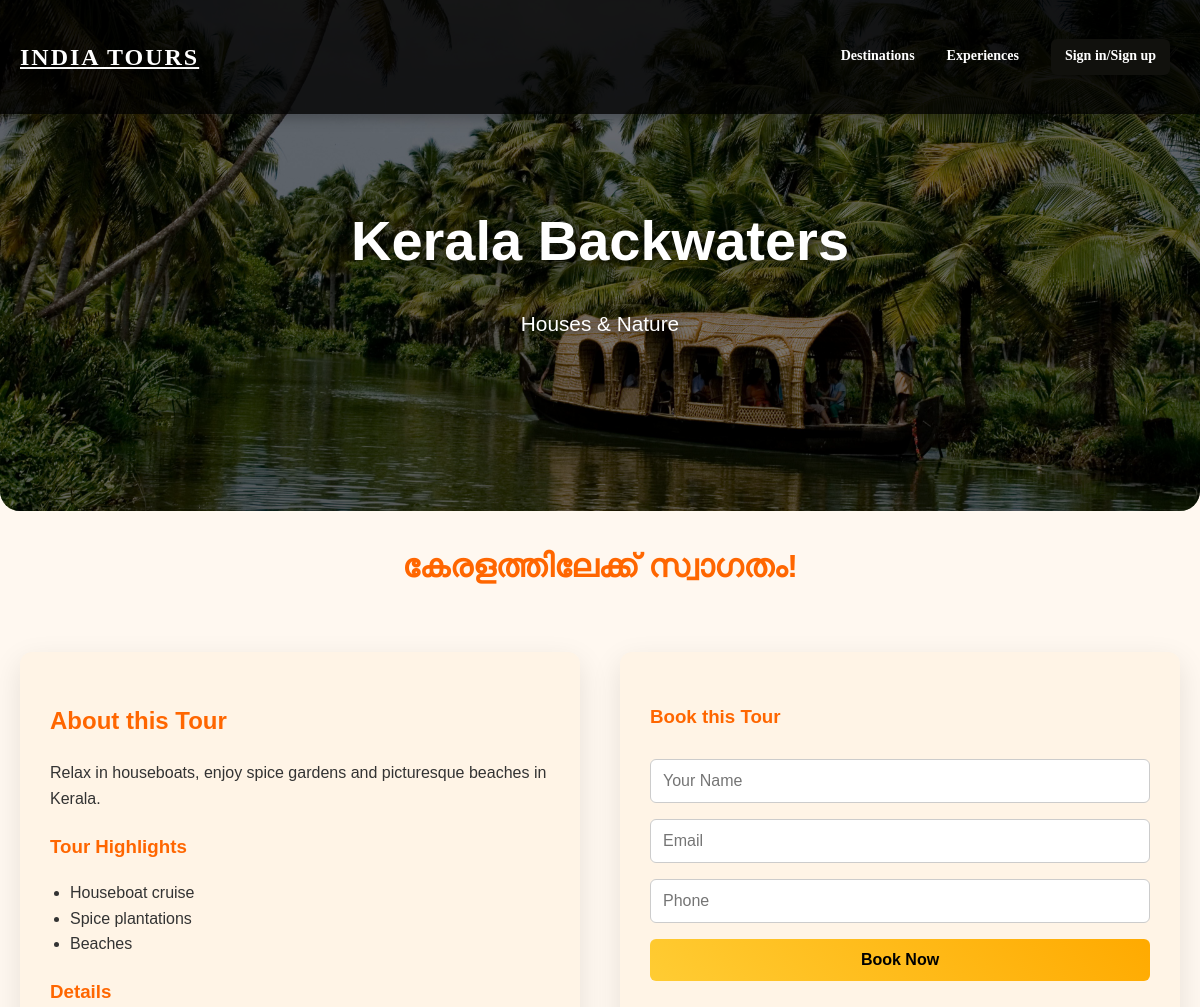
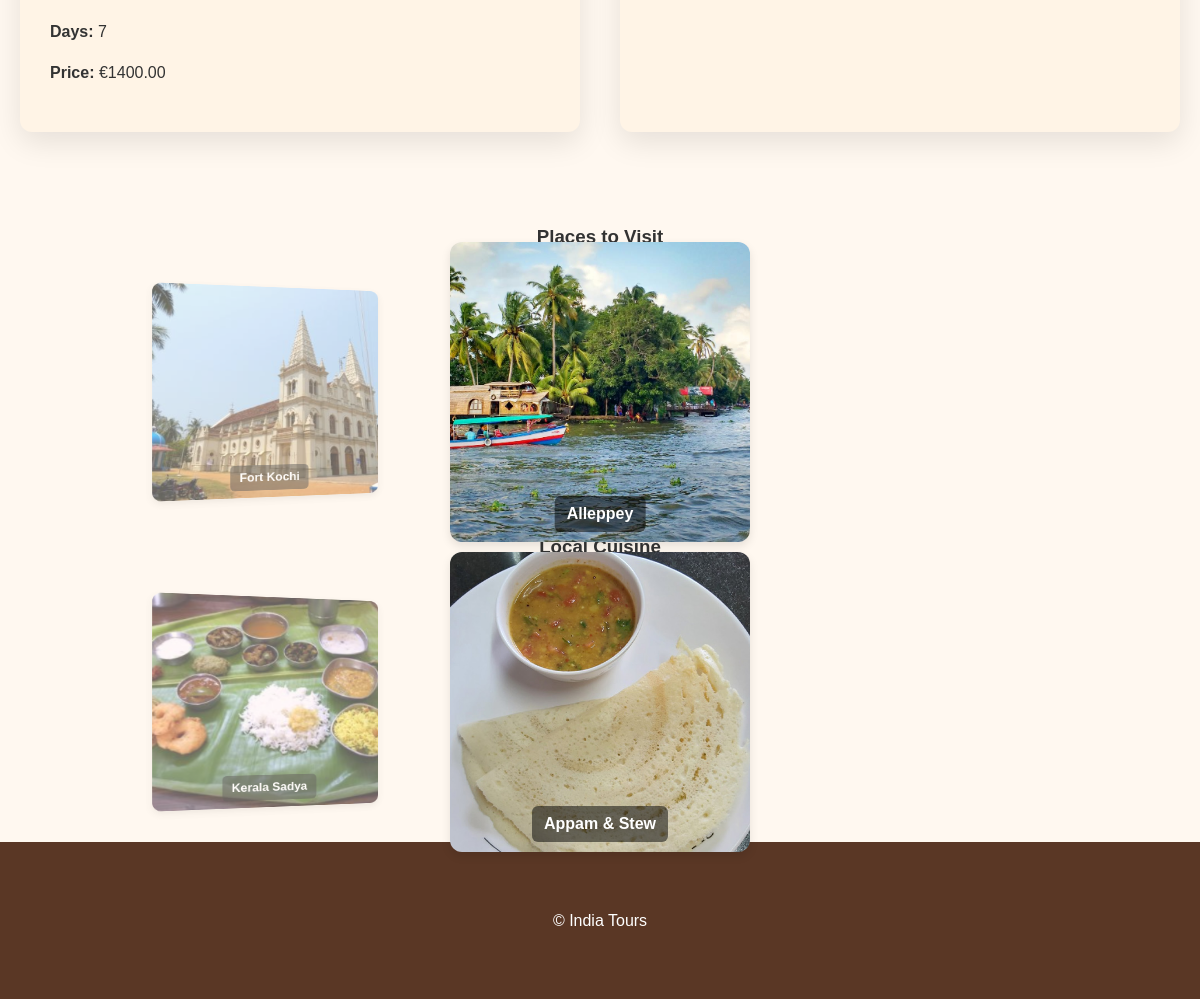
/place/3, run on the app's committed database (2 pictures, top to bottom).
### models.py (models this page shows)
class Tour(db.Model):
    id = db.Column(db.Integer, primary_key=True)
    title = db.Column(db.String(180), nullable=False)
    subtitle = db.Column(db.String(200), nullable=True)
    description = db.Column(db.Text, nullable=False)
    days = db.Column(db.Integer, default=3)
    img = db.Column(db.String(200), default="thumb-osaka.jpg", nullable=True)
    price = db.Column(db.Float, default=0.0)
    created_at = db.Column(db.DateTime, default=datetime.utcnow)
    highlights = db.Column(db.PickleType, default=[])
    places_to_visit = db.Column(db.PickleType, default=[])
    cuisine = db.Column(db.PickleType, default=[])
    history = db.Column(db.Text, nullable=True)
    gallery = db.Column(db.PickleType, default=[])
    welcome_msg = db.Column(db.String(300), default="Welcome!", nullable=True)
    hotels = db.relationship("Hotel", backref="tour", lazy=True)

### views/routes.py (the view)
@views_bp.route("/place/<int:tour_id>")
def place(tour_id):
    tour = Tour.query.get_or_404(tour_id)
    return render_template("place.html", tour=tour)

### templates/place.html (shortened to what this page needs)
{% extends "base.html" %}
{% block content %}
<section class="hero-section">
    <div class="hero-content">
        <h1>{{ tour.title }}</h1>
        <p>{{ tour.subtitle }}</p>
    </div>
</section>
<div id="welcome-msg">{{ tour.welcome_msg }}</div>
<div class="container tour-info">
    <div class="tour-info-left">
        <h2>About this Tour</h2>
        <p>{{ tour.description }}</p>
        {% if tour.highlights %}
        <h3>Tour Highlights</h3>
        <ul>
            {% for highlight in tour.highlights %}
            <li>{{ highlight }}</li>
            {% endfor %}
        </ul>
        {% endif %}
        <h3>Details</h3>
        <p><strong>Days:</strong> {{ tour.days }}</p>
        <p><strong>Price:</strong> €{{ "%.2f"|format(tour.price) }}</p>
    </div>
    <div class="tour-info-right">
        <h3>Book this Tour</h3>
        <form onsubmit="return submitPlaceBooking(event)">
            <input id="place_name" placeholder="Your Name" required>
            <input id="place_email" placeholder="Email">
            <input id="place_phone" placeholder="Phone">
            <button type="submit">Book Now</button>
        </form>
    </div>
</div>
{% if tour.places_to_visit %}
<h3 style="text-align:center;">Places to Visit</h3>
<div class="carousel-3d" id="places-carousel">
    {% for img in tour.gallery %}
    <div class="carousel-slide{% if loop.index0 == 0 %} active{% endif %}">
        <img src="{{ url_for('static', filename='images/' ~ img) }}" alt="Place Image">
        <div class="carousel-caption">{{ tour.places_to_visit[loop.index0] }}</div>
    </div>
    {% endfor %}
</div>
{% endif %}
{% if tour.cuisine %}
<h3 style="text-align:center;">Local Cuisine</h3>
<div class="carousel-3d" id="cuisine-carousel">
    {% for food in tour.cuisine %}
    <div class="carousel-slide{% if loop.index0 == 0 %} active{% endif %}">
        <img src="{{ url_for('static', filename='images/' ~ tour.img.split('.')[0] ~ '_food' ~ loop.index ~ '.jpg') }}" alt="Cuisine Image {{ loop.index }}">
        <div class="carousel-caption">{{ food }}</div>
    </div>
    {% endfor %}
</div>
{% endif %}
{% endblock %}

### static/css/style.css (style rules this page uses)
:root { --container: 1100px; --dark: #000000; --light: #ffffff; --gold: #11110d; }
* { box-sizing: border-box; transition: all 0.3s ease; }
body { font-family: "Helvetica Neue", Arial, sans-serif; margin: 0; color: var(--dark); background: linear-gradient(to bottom, #000000); }

### data on the page
Tour: title "Kerala Backwaters", subtitle "Houses & Nature", welcome_msg "കേരളത്തിലേക്ക് സ്വാഗതം!", description "Relax in houseboats, enjoy spice gardens and picturesque beaches in Kerala.", days "7", price "1400.00", places_to_visit "Alleppey" "Fort Kochi"

### other printed values
{{ highlight }} "Houseboat cruise" "Spice plantations" "Beaches"
{{ food }} "Appam & Stew" "Kerala Sadya"
